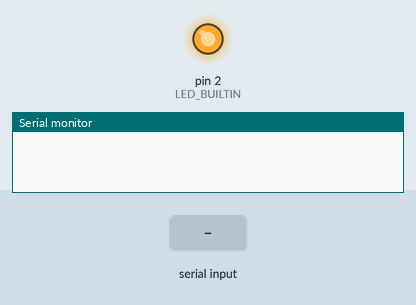
This sketch was run on a simulated Arduino Uno, built with avr-gcc and run on an emulated ATmega328P. Shown: output pins drawn as LEDs (lit = HIGH), the last lines printed to the serial monitor. The inputs (shaded band) are chosen by the test bench.

Above: at 1.2 s.
1.3 s: "OFF\n" received over Serial
At 1.9 s:
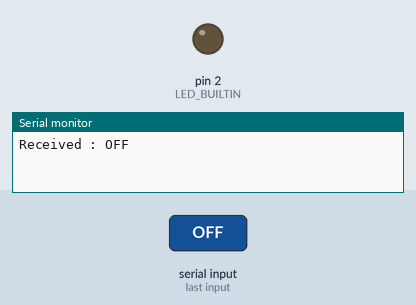
2.8 s: "ON\n" received over Serial
At 3.1 s:
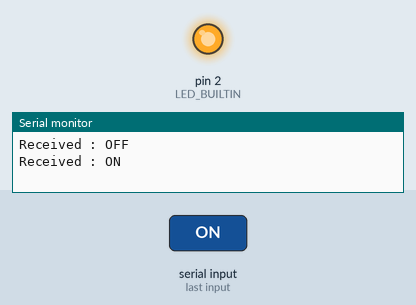
Timing chart, 0 to 5.8 s (numbered marks = the images above; inputs shaded):
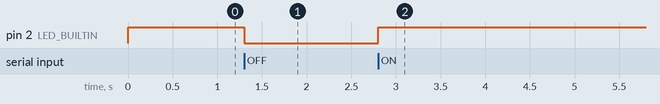

The sketch:

StateChange1.ino
```cpp
#define GPIO0               0
#define GPIO2               2

#define SWITCH_BUILTIN      GPIO0
#define LED_BUILTIN         GPIO2

#define OFF                 1

void setup() {
  Serial.begin(115200);
  digitalWrite(LED_BUILTIN, OFF);

  pinMode(LED_BUILTIN, OUTPUT);
  pinMode(SWITCH_BUILTIN, INPUT);
}

void loop() {
  static bool key;
  static bool once;
  static bool state = OFF;
  String buf;

 key = digitalRead(SWITCH_BUILTIN);

  if (key && once)
  {
    once = 0;

    state = !state;
    digitalWrite(LED_BUILTIN, state);
    Serial.print("Led is :");
    if(state == 0)
      Serial.println("OFF");
    else
      Serial.println("ON");
  }
  else if (key == 0)
  {
    once = 1;
  }
  if (Serial.available())
   {
        //buf = Serial.read();
      buf = Serial.readStringUntil('\n');
      Serial.println("Received : "+buf);

        if(buf == "ON")
        {
         digitalWrite(LED_BUILTIN,HIGH);
        }else if(buf == "OFF")
        {
         digitalWrite(LED_BUILTIN,LOW);
        }
     }
 }
```

Measured:
- after the input at 1.3 s, pin 2 (LED_BUILTIN): HIGH → LOW at once
- after the input at 2.8 s, pin 2 (LED_BUILTIN): LOW → HIGH at once
